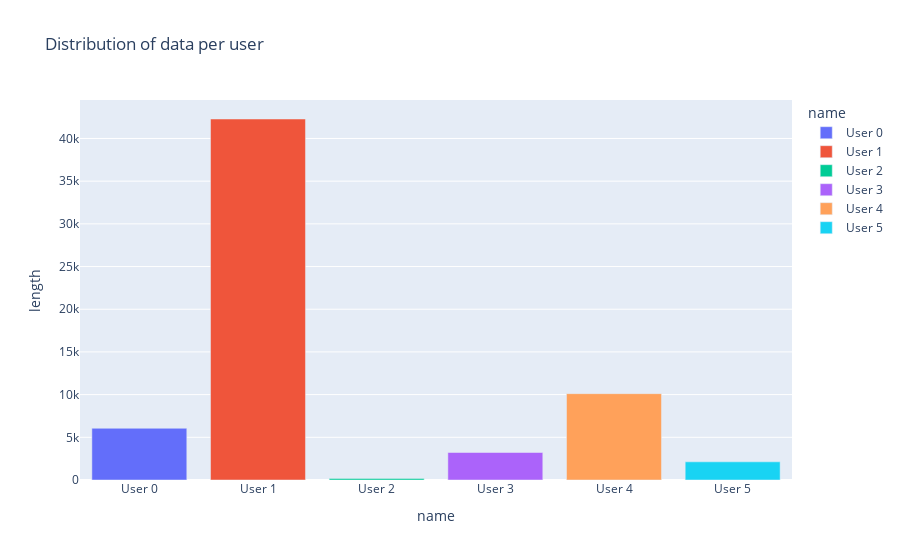

Notebook cell for this chart:
### Markdown cell above
## Task 2 & 3: Dataset overview
In the first figure we see the volume of data/input per user and observe that User 7 contains most and User 2 contains least amount of data.

### Code cell
basic_info = pd.DataFrame(basic_info)
fig = px.bar(basic_info, x='name', y='length', color='name', title='Distribution of data per user')
fig.show()

### Figure 1 — Plotly figure (JSON) as saved in the notebook; plotly's stock layout.template omitted (floating-point values rounded to 4 significant figures)
{"data": [{"alignmentgroup": "True", "hovertemplate": "name=%{x}<br>length=%{y}<extra></extra>", "legendgroup": "User 0", "marker": {"color": "#636efa"}, "name": "User 0", "offsetgroup": "User 0", "orientation": "v", "showlegend": true, "textposition": "auto", "type": "bar", "x": ["User 0"], "xaxis": "x", "y": [6059], "yaxis": "y"}, {"alignmentgroup": "True", "hovertemplate": "name=%{x}<br>length=%{y}<extra></extra>", "legendgroup": "User 1", "marker": {"color": "#EF553B"}, "name": "User 1", "offsetgroup": "User 1", "orientation": "v", "showlegend": true, "textposition": "auto", "type": "bar", "x": ["User 1"], "xaxis": "x", "y": [42281], "yaxis": "y"}, {"alignmentgroup": "True", "hovertemplate": "name=%{x}<br>length=%{y}<extra></extra>", "legendgroup": "User 2", "marker": {"color": "#00cc96"}, "name": "User 2", "offsetgroup": "User 2", "orientation": "v", "showlegend": true, "textposition": "auto", "type": "bar", "x": ["User 2"], "xaxis": "x", "y": [179], "yaxis": "y"}, {"alignmentgroup": "True", "hovertemplate": "name=%{x}<br>length=%{y}<extra></extra>", "legendgroup": "User 3", "marker": {"color": "#ab63fa"}, "name": "User 3", "offsetgroup": "User 3", "orientation": "v", "showlegend": true, "textposition": "auto", "type": "bar", "x": ["User 3"], "xaxis": "x", "y": [3221], "yaxis": "y"}, {"alignmentgroup": "True", "hovertemplate": "name=%{x}<br>length=%{y}<extra></extra>", "legendgroup": "User 4", "marker": {"color": "#FFA15A"}, "name": "User 4", "offsetgroup": "User 4", "orientation": "v", "showlegend": true, "textposition": "auto", "type": "bar", "x": ["User 4"], "xaxis": "x", "y": [10114], "yaxis": "y"}, {"alignmentgroup": "True", "hovertemplate": "name=%{x}<br>length=%{y}<extra></extra>", "legendgroup": "User 5", "marker": {"color": "#19d3f3"}, "name": "User 5", "offsetgroup": "User 5", "orientation": "v", "showlegend": true, "textposition": "auto", "type": "bar", "x": ["User 5"], "xaxis": "x", "y": [2128], "yaxis": "y"}], "layout": {"barmode": "relative", "legend": {"title": {"text": "name"}, "tracegroupgap": 0}, "title": {"text": "Distribution of data per user"}, "xaxis": {"anchor": "y", "categoryarray": ["User 0", "User 1", "User 2", "User 3", "User 4", "User 5"], "categoryorder": "array", "domain": [0, 1], "title": {"text": "name"}}, "yaxis": {"anchor": "x", "domain": [0, 1], "title": {"text": "length"}}}}
